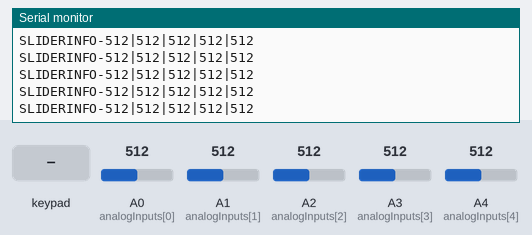
Simulated run of this sketch. Board: Arduino Uno, built with avr-gcc and run on an emulated ATmega328P. On the bench: the last lines printed to the serial monitor. Wiring (inferred from the names in the program): 4×4 keypad with keys 1 2 3 A 4 5 6 B 7 8 9 C * 0 # D (labels assumed): rows pin 2, pin 3, pin 4, pin 5; columns pin 6, pin 7, pin 8, pin 9. The test bench sets the inputs (shaded band); at power-on: A0 (analogInputs[0]) = 512, A1 (analogInputs[1]) = 512, A2 (analogInputs[2]) = 512, A3 (analogInputs[3]) = 512, A4 (analogInputs[4]) = 512.

Above: at 1.2 s.
1.3 s: key '1' pressed
At 1.36 s:
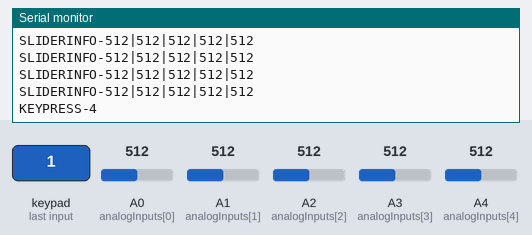
2.9 s: A0 (analogInputs[0]) set to 716
At 3.02 s:
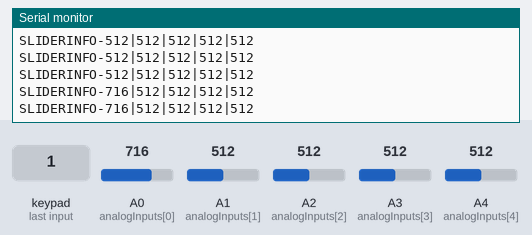
4.4 s: A1 (analogInputs[1]) set to 716
At 4.47 s:
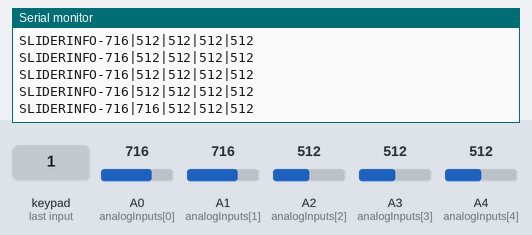
5.9 s: keypad keys 1 2 pressed 0.4 s apart
At 5.92 s:
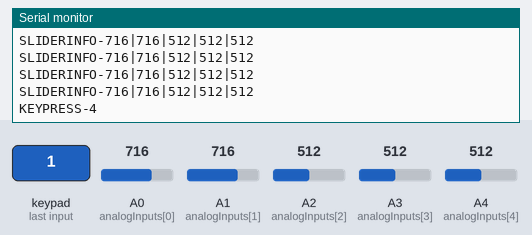
9.7 s: A2 (analogInputs[2]) set to 716
At 9.76 s:
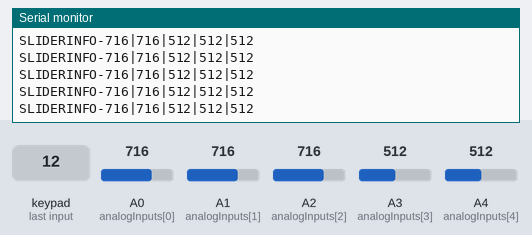
11.2 s: A3 (analogInputs[3]) set to 716
At 11.22 s:
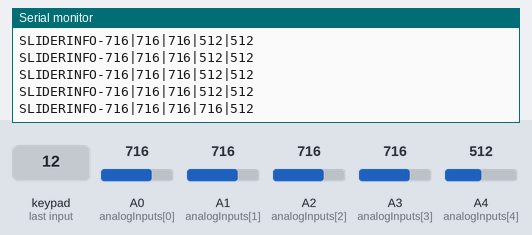

The sketch:

PyDeejPlus.ino
```cpp
//Sliders init
const int NUM_SLIDERS = 5;
const int analogInputs[NUM_SLIDERS] = {A0, A1, A2, A3, A4};
int analogSliderValues[NUM_SLIDERS];
//End slider init

//Keypad init
byte inputs[] = {6,7,8,9};
const int inCount = sizeof(inputs)/sizeof(inputs[0]);
byte outputs[] = {2,3,4,5};
const int outCount = sizeof(outputs)/sizeof(outputs[0]);

int longPressDelay = 350;           //customizable encoderValues
int spamSpeed = 15;

int layout[4][4] = {               //layout grid for characters
  {4,3,2,1},
  {8,7,6,5},
  {12,11,10,9},
  {16,15,14,13},
};
int keyDown[4][4];
bool keyLong[4][4];
//Keypad end

void setup() {
  //slider setup
  for (int i = 0; i < NUM_SLIDERS; i++) {
    pinMode(analogInputs[i], INPUT);
  }
  //end
  //keypad setup
  pinMode(2, INPUT);
  pinMode(0, INPUT);

  for(int i=0; i<outCount; i++){    //declaring all the outputs and setting them high
    pinMode(outputs[i],OUTPUT);
    digitalWrite(outputs[i],HIGH);
  }
  for(int i=0; i<inCount; i++){     //declaring all the inputs and activating the internal pullup resistor
    pinMode(inputs[i],INPUT_PULLUP);
  }
  //end
  Serial.begin(9600);
}

void loop() {
  updateSliderValues();
  String sliderValues = buildSliderValueString();

  for (int i=0; i<4; i++)
  {
    digitalWrite(outputs[i],LOW);   //setting one row low
    delayMicroseconds(5);           //giving electronics time to settle down

    for(int j=0; j<4; j++)
    {
      if(digitalRead(inputs[j]) == LOW)
      {           //calling keyPressed function if one of the inputs reads low
        keyPressed(i,j);
      }
      else if(keyDown[i][j] != 0)   //resetting the key if it is not pressed any more
      {
        resetKey(i,j);
      }
    }

    digitalWrite(outputs[i],HIGH);
    delayMicroseconds(500);//setting the row high and waiting 0.5ms until next cycle
  }

  Serial.println("SLIDERINFO-" + sliderValues);

  delay(100);
}

void updateSliderValues() {
  for (int i = 0; i < NUM_SLIDERS; i++) {
     analogSliderValues[i] = analogRead(analogInputs[i]);
  }
}

String buildSliderValueString() {
  String builtString = String("");

  for (int i = 0; i < NUM_SLIDERS; i++) {
    builtString += String((int)analogSliderValues[i]);

    if (i < NUM_SLIDERS - 1) {
      builtString += String("|");
    }
  }

  return builtString;
}

void printSliderValues() {
  for (int i = 0; i < NUM_SLIDERS; i++) {
    String printedString = String("Slider #") + String(i + 1) + String(": ") + String(analogSliderValues[i]) + String(" mV");
    Serial.write(printedString.c_str());

    if (i < NUM_SLIDERS - 1) {
      Serial.write(" | ");
    } else {
      Serial.write("\n");
    }
  }
}

//if a key is pressed, this Funtion is called and outputs to serial the key location, it also sends the keystroke if not already done so
void keyPressed(int row, int col){
  Serial.print("KEYPRESS-");
  Serial.println(layout[row][col]);
  if(keyDown[row][col]==0){         //if the function is called for the first time for this key

  }
  else if(keyLong[row][col] && keyDown[row][col] > spamSpeed){ //if the key has been held long enough to warrant another keystroke set
    keyDown[row][col] = 1;
  }
  else if(keyDown[row][col] > longPressDelay){ //if the key has been held for longer that longPressDelay, it switches into spam mode
    keyLong[row][col] = true;
  }

  keyDown[row][col]++;
}

void resetKey(int row, int col){ //resetting the variables after key is released
  keyDown[row][col] = 0;
  keyLong[row][col] = false;
}
```

Measured:
- after the input at 1.3 s, the serial monitor: prints a new line after 0.05 s (image 1)
- after the input at 2.9 s, the serial monitor: prints a new line at once (image 2)
- after the input at 4.4 s, the serial monitor: prints a new line after 0.07 s (image 3)
- after the input at 5.9 s, the serial monitor: prints a new line at once (image 4)
- after the input at 11.2 s, the serial monitor: prints a new line at once (image 6)
